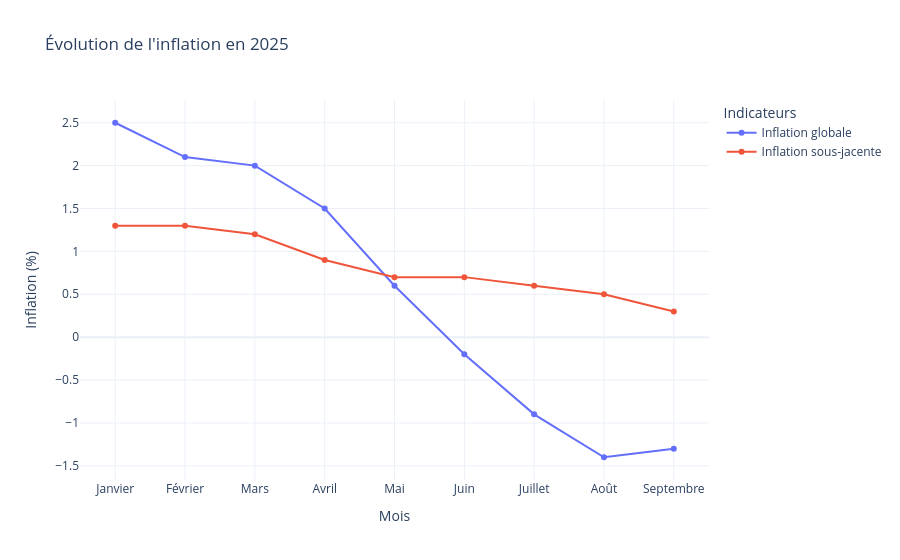

The cell this chart's notebook holds for it:
### Code cell
import plotly.graph_objects as go

# Données
mois = ["Janvier", "Février", "Mars", "Avril", "Mai", "Juin", "Juillet", "Août", "Septembre"]
inflation_globale = [2.5, 2.1, 2.0, 1.5, 0.6, -0.2, -0.9, -1.4, -1.3]
inflation_sous_jacente = [1.3, 1.3, 1.2, 0.9, 0.7, 0.7, 0.6, 0.5, 0.3]

# Figure
fig = go.Figure()

fig.add_trace(go.Scatter(
    x=mois,
    y=inflation_globale,
    mode='lines+markers',
    name='Inflation globale'
))

fig.add_trace(go.Scatter(
    x=mois,
    y=inflation_sous_jacente,
    mode='lines+markers',
    name='Inflation sous-jacente'
))

# Mise en forme
fig.update_layout(
    title="Évolution de l'inflation en 2025",
    xaxis_title="Mois",
    yaxis_title="Inflation (%)",
    legend_title="Indicateurs",
    template="plotly_white"
)

fig.show()

### Figure 1 — Plotly figure (JSON) as saved in the notebook; plotly's stock layout.template omitted (floating-point values rounded to 4 significant figures)
{"data": [{"mode": "lines+markers", "name": "Inflation globale", "type": "scatter", "x": ["Janvier", "Février", "Mars", "Avril", "Mai", "Juin", "Juillet", "Août", "Septembre"], "y": [2.5, 2.1, 2, 1.5, 0.6, -0.2, -0.9, -1.4, -1.3]}, {"mode": "lines+markers", "name": "Inflation sous-jacente", "type": "scatter", "x": ["Janvier", "Février", "Mars", "Avril", "Mai", "Juin", "Juillet", "Août", "Septembre"], "y": [1.3, 1.3, 1.2, 0.9, 0.7, 0.7, 0.6, 0.5, 0.3]}], "layout": {"legend": {"title": {"text": "Indicateurs"}}, "title": {"text": "Évolution de l'inflation en 2025"}, "xaxis": {"title": {"text": "Mois"}}, "yaxis": {"title": {"text": "Inflation (%)"}}}}
